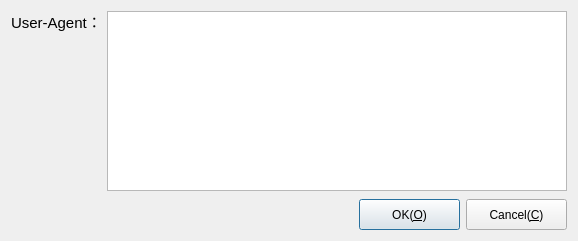
<?xml version="1.0" encoding="UTF-8"?>
<ui version="4.0">
 <class>UserAgentConfigDialog</class>
 <widget class="QDialog" name="UserAgentConfigDialog">
  <property name="geometry">
   <rect>
    <x>0</x>
    <y>0</y>
    <width>575</width>
    <height>241</height>
   </rect>
  </property>
  <property name="windowTitle">
   <string>Config User-Agent</string>
  </property>
  <layout class="QVBoxLayout" name="verticalLayout_2">
   <item>
    <layout class="QVBoxLayout" name="verticalLayout">
     <item>
      <layout class="QHBoxLayout" name="horizontalLayout">
       <item>
        <layout class="QVBoxLayout" name="verticalLayout_3">
         <item>
          <widget class="QLabel" name="label_8">
           <property name="minimumSize">
            <size>
             <width>90</width>
             <height>21</height>
            </size>
           </property>
           <property name="maximumSize">
            <size>
             <width>90</width>
             <height>21</height>
            </size>
           </property>
           <property name="font">
            <font>
             <pointsize>11</pointsize>
            </font>
           </property>
           <property name="text">
            <string>User-Agent：</string>
           </property>
          </widget>
         </item>
         <item>
          <spacer name="verticalSpacer">
           <property name="orientation">
            <enum>Qt::Orientation::Vertical</enum>
           </property>
           <property name="sizeHint" stdset="0">
            <size>
             <width>20</width>
             <height>30</height>
            </size>
           </property>
          </spacer>
         </item>
        </layout>
       </item>
       <item>
        <widget class="QPlainTextEdit" name="plainUserAgent">
         <property name="minimumSize">
          <size>
           <width>460</width>
           <height>180</height>
          </size>
         </property>
         <property name="maximumSize">
          <size>
           <width>460</width>
           <height>180</height>
          </size>
         </property>
        </widget>
       </item>
      </layout>
     </item>
    </layout>
   </item>
   <item>
    <spacer name="verticalSpacer_2">
     <property name="orientation">
      <enum>Qt::Orientation::Vertical</enum>
     </property>
     <property name="sizeHint" stdset="0">
      <size>
       <width>20</width>
       <height>40</height>
      </size>
     </property>
    </spacer>
   </item>
   <item>
    <layout class="QHBoxLayout" name="horizontalLayout_2">
     <item>
      <spacer name="horizontalSpacer">
       <property name="orientation">
        <enum>Qt::Orientation::Horizontal</enum>
       </property>
       <property name="sizeHint" stdset="0">
        <size>
         <width>40</width>
         <height>20</height>
        </size>
       </property>
      </spacer>
     </item>
     <item>
      <widget class="QPushButton" name="btnOk">
       <property name="minimumSize">
        <size>
         <width>101</width>
         <height>31</height>
        </size>
       </property>
       <property name="maximumSize">
        <size>
         <width>101</width>
         <height>31</height>
        </size>
       </property>
       <property name="text">
        <string>OK(&amp;O)</string>
       </property>
      </widget>
     </item>
     <item>
      <widget class="QPushButton" name="btnCancel">
       <property name="minimumSize">
        <size>
         <width>101</width>
         <height>31</height>
        </size>
       </property>
       <property name="maximumSize">
        <size>
         <width>101</width>
         <height>31</height>
        </size>
       </property>
       <property name="text">
        <string>Cancel(&amp;C)</string>
       </property>
      </widget>
     </item>
    </layout>
   </item>
  </layout>
 </widget>
 <resources/>
 <connections/>
</ui>
